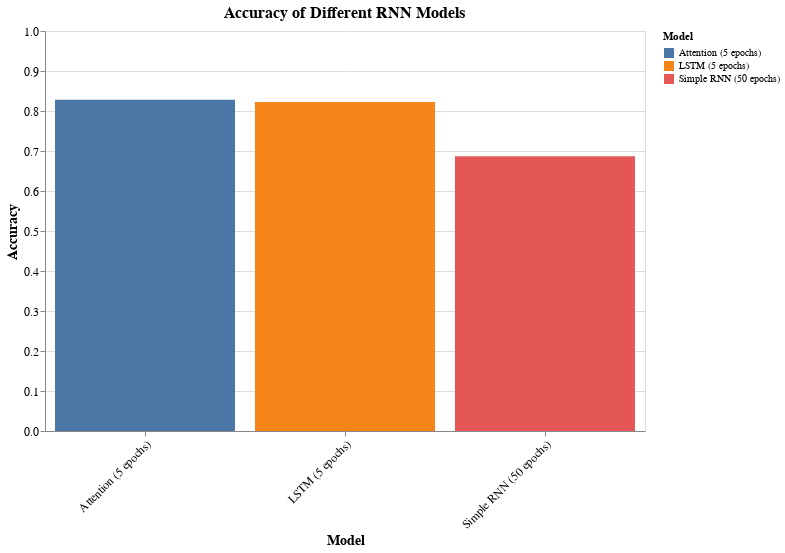

The notebook cell saved with this chart:
### Code cell
import altair as alt
import pandas as pd


data = pd.DataFrame({
    'Model': ['Attention (5 epochs)', 'LSTM (5 epochs)', 'Simple RNN (50 epochs)'],
    'Accuracy': [attention_accuracy, lstm_accuracy, simple_accuracy]
})


chart = alt.Chart(data).mark_bar().encode(
    x=alt.X('Model', sort=None, axis=alt.Axis(labelAngle=-45)),  
    y=alt.Y('Accuracy', scale=alt.Scale(domain=[0, 1])),  
    color='Model', 
    tooltip=['Model', 'Accuracy'] 
).properties(
    width=600,  
    height=400,  
    title='Accuracy of Different RNN Models'  
).configure_axis(
    labelFontSize=12,
    titleFontSize=14
).configure_title(
    fontSize=16
).interactive()


chart.display()

### Figure 1 — Vega-Lite specification as saved in the notebook (floating-point values rounded to 4 significant figures)
{"config": {"view": {"continuousWidth": 300, "continuousHeight": 300}, "axis": {"labelFontSize": 12, "titleFontSize": 14}, "title": {"fontSize": 16}}, "data": {"name": "data-279525bf42d2bdbf0d78c1c866d8884a"}, "mark": {"type": "bar"}, "encoding": {"color": {"field": "Model", "type": "nominal"}, "tooltip": [{"field": "Model", "type": "nominal"}, {"field": "Accuracy", "type": "quantitative"}], "x": {"axis": {"labelAngle": -45}, "field": "Model", "sort": null, "type": "nominal"}, "y": {"field": "Accuracy", "scale": {"domain": [0, 1]}, "type": "quantitative"}}, "height": 400, "params": [{"name": "param_57", "select": {"type": "interval", "encodings": ["x", "y"]}, "bind": "scales"}], "title": "Accuracy of Different RNN Models", "width": 600, "$schema": "https://vega.github.io/schema/vega-lite/v5.16.3.json", "datasets": {"data-279525bf42d2bdbf0d78c1c866d8884a": [{"Model": "Attention (5 epochs)", "Accuracy": 0.8279}, {"Model": "LSTM (5 epochs)", "Accuracy": 0.8227}, {"Model": "Simple RNN (50 epochs)", "Accuracy": 0.6869}]}}
